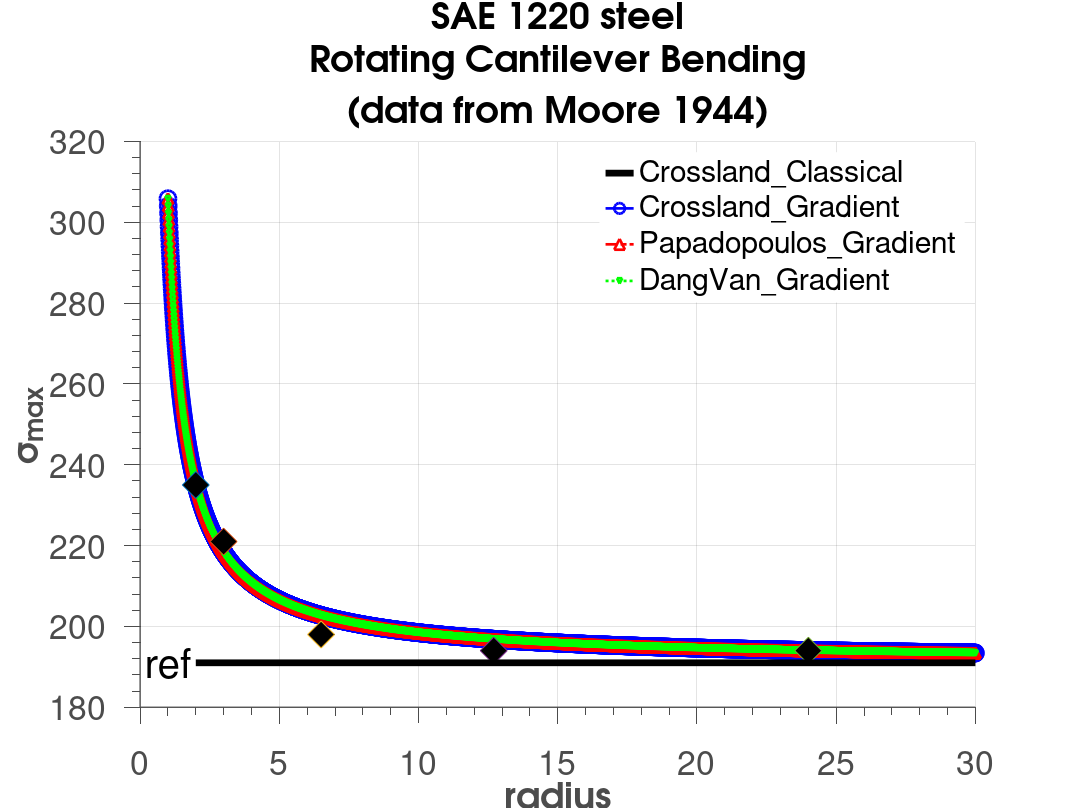

Recreate this plot in MATLAB.
clear;clc;
tt=143.1;
ff=191;
a=(tt-ff/sqrt(3))/(ff/3);
b=tt;
ap=3*(tt/ff-1/2);
bp=tt;
ad=3*(tt/ff-1/2);
bd=tt;
lg=0.3755;
lgp=0.3755 ;
lgd=0.3755 ;
y=1:0.01:30;

sigmax  =b*(1/sqrt(3)+a/3-lg*((sqrt(3)*y).^-1+a/3*y.^-1)).^-1;
sigmaxp=b*(1/2+ap/3-lgp*((2*y).^-1+ap/3*y.^-1)).^-1;
sigmaxd=b*(1/2+ad/3-lgd*((2*y).^-1+ad/3*y.^-1)).^-1;

figure(1);
hold on;
fr=plot(y,sigmax, '-b','LineWidth',2,'Marker', 'o', 'MarkerSize', 12,'MarkerEdgeColor',  'b', 'MarkerFaceColor' , 'none');
frp=plot(y,sigmaxp,'-.r','LineWidth',2,'Marker', '^', 'MarkerSize', 8,'MarkerEdgeColor',  'r', 'MarkerFaceColor' , 'none');
frd=plot(y,sigmaxd, ':g','LineWidth',2,'Marker', 'v', 'MarkerSize', 4,'MarkerEdgeColor',  'g', 'MarkerFaceColor' , 'none');
plot(2,235,'d','MarkerSize',20, 'MarkerFaceColor','k');
plot(3,221,'d','MarkerSize',20, 'MarkerFaceColor','k');
plot(6.5,198,'d','MarkerSize',20, 'MarkerFaceColor','k');
plot(12.7,194,'d','MarkerSize',20, 'MarkerFaceColor','k');
plot(24,194,'d','MarkerSize',20, 'MarkerFaceColor','k');
class=plot([2 30],[ff ff],'k','LineWidth',5);
hold off;
grid on;
% grid minor;
set(gca ,'FontSize',30);
hXLabel = xlabel('radius','Fontsize',30, 'FontWeight' , 'bold');
hYLabel = ylabel('\sigma_{max}','Fontsize',30, 'FontWeight' , 'bold');
text(0.2,ff,'ref','Fontsize',30);

hTitle=title({['SAE 1220 steel'],[  'Rotating Cantilever Bending'],[ '(data from Moore 1944)']; },'Fontsize',30);
set(hTitle, 'FontSize', 30, 'FontWeight' , 'bold')
hLegend=legend([class,fr,frp,frd],'Crossland\_Classical','Crossland\_Gradient','Papadopoulos\_Gradient','DangVan\_Gradient');
set([hLegend, gca], 'FontSize', 25)
set(hLegend,'Box','on');
set(hLegend,'EdgeColor',[1 1 1]); %set the edge colour of the legend to white 
% Adjust font
set(gca, 'FontName', 'Helvetica')
set([hTitle, hXLabel, hYLabel], 'FontName', 'AvantGarde')
% Adjust axes properties
set(gca, 'Box', 'off', 'TickDir', 'out', 'TickLength', [.02 .02], ...
    'XMinorTick', 'on', 'YMinorTick', 'on', 'YGrid', 'on', ...
    'XColor', [.3 .3 .3], 'YColor', [.3 .3 .3], ...
    'LineWidth', 1)
set(gcf,'color','w'); %set figure background transparent
set(gca,'color','w'); %set axis transparent
% Maximize print figure
set(gcf,'outerposition',get(0,'screensize'));
set(gcf, 'PaperPositionMode', 'manual');
set(gcf, 'PaperUnits', 'points'); %[ {inches} | centimeters | normalized | points ]
set(gcf, 'PaperPosition', [0 0 800 600]); %set(gcf,'PaperPosition',[left,bottom,width,height])
saveas(gcf,'1220steel.png');

% %*****************Fitting********************
% clear;clc;
% R=[2 3 6.5 12.7 24];
% f=[235 221 198 194 194];
% cftool
% 
% y=f(x)
% t/(1/sqrt(3)+(t-191/sqrt(3))/191-lg*(1/(sqrt(3)*x)+(t-191/sqrt(3))/(191*x)))
% 143.1/(1/2+(143.1-191/2)/191-lg*(1/(2*x)+(143.1-191/2)/(191*x)))
% lg=0.001~0.5
% t=100~150